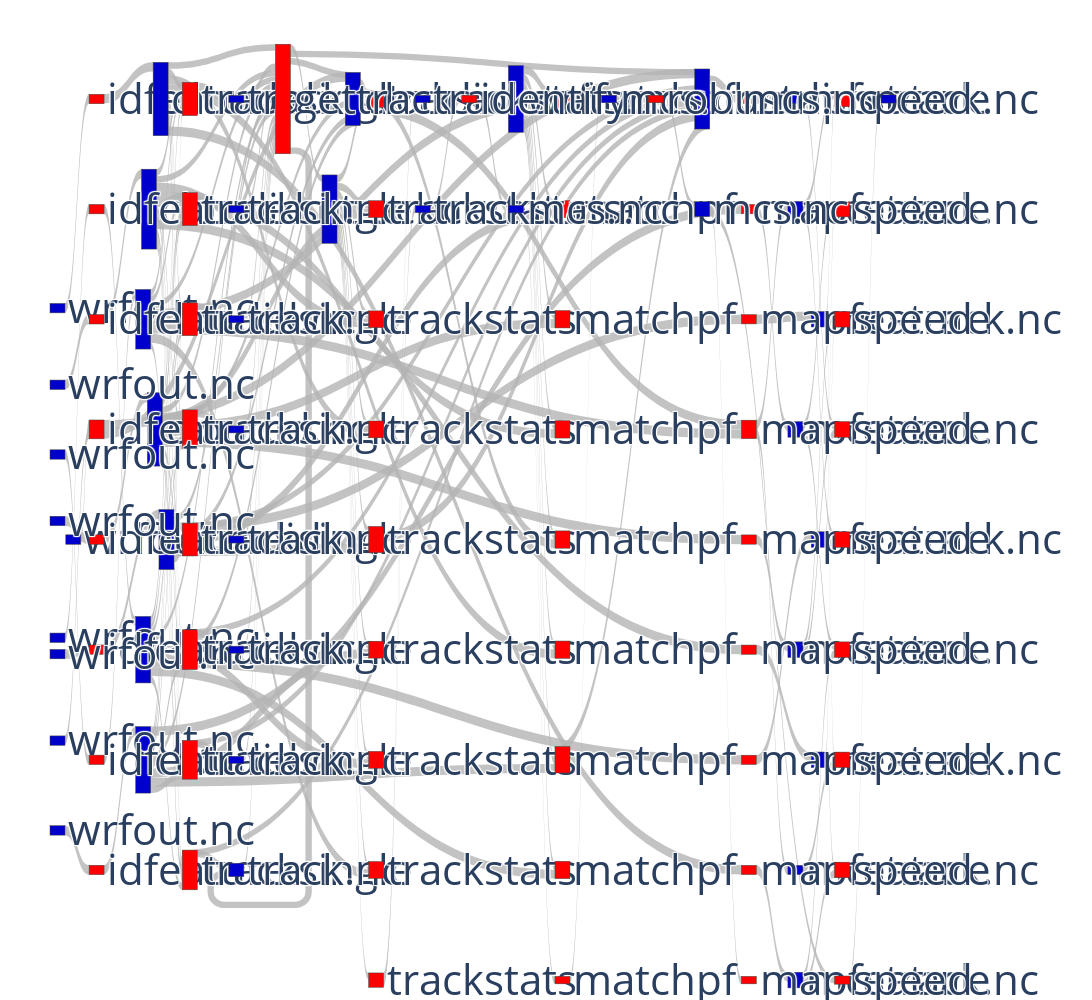

The code cell stored with this chart in its notebook:
### Code cell
# color names : https://www.w3schools.com/colors/colors_names.asp
COLOR_MAP = {"task": "Red", # read
            "dataset": "Gold", # yellow
            "group/attr": "Yellow", # 
            "file": "MediumBlue", # blue
            "addr": "RoyalBlue", # slightly darker blue than file
            "none": "grey",
            }
EDGE_COLOR_RGBA = {
    'none' : {'r':180, 'g':180, 'b':180}, #grey for open/close/meta
    'read_only' : {'r':150, 'g':190, 'b':220},
    'write_only' : {'r':150, 'g':190, 'b':220},
    'read_write' : {'r':150, 'g':190, 'b':220}, # TODO: currently showing same as write
    'highlight' : {'r':255, 'g':128, 'b':0}, # Orange ('r':255, 'g':128, 'b':0)
    # 'read_write' : {'r':220, 'g':220, 'b':220},
}

def get_xy_position(G):
    pos_dict = nx.get_node_attributes(G,'pos')

    x_dict = {}
    y_dict = {}
    for n, pos in pos_dict.items():
        x_dict[n] = pos[0]
        y_dict[n] = pos[1]
    
    # shift x position to start from 0
    if len(x_dict.values()) == 0:
        x_base = 0.1
        xf = 1
    else:
        x_base= min(x_dict.values())
        xf=1.0/(max(x_dict.values()))
    x_dict = {k: v-x_base for k, v in x_dict.items()}
    # normalize x positions
    x_normalized = {k: v*xf for k, v in x_dict.items() }
    
    # # normalize y positions
    # yf=1.0/(max(y_dict.values()))
    # y_normalized = {k: v*yf for k, v in y_dict.items() }
    
    # Noamalize y positions between 0.1 and 1
    y_max = max(y_dict.values())
    y_min = min(y_dict.values())
    y_normalized = {k: 0.1 + 0.99 * (v - y_min) / (y_max - y_min) for k, v in y_dict.items()}
    
    # return x_dict, y_dict
    return x_normalized, y_normalized


def get_nodes_for_sankey(G, rm_tags=[],label_on=True):
    node_dict_ref = {}
    node_dict_for_sankey = {'label': [], 'color':[], 'x':[], 'y':[], 'thickness':15, 'pad':0, }
    x_pos, y_pos = get_xy_position(G)
    
    for idx, (node_name, attr) in enumerate(G.nodes(data=True)):
        # node_type = 'file' if node_name[-4:] == 'residue_100.h5' else 'task'
        # print(f"{idx}, ({node_name}, {attr})")
        
        node_type = attr['type']
        if node_name in node_dict_ref:
            print(node_name, "==duplicate==")
        node_dict_ref[node_name] = {'idx':idx, 'type':node_type}

        #sankey
        if label_on == True:  
            # node_label = node_name + f" {G.nodes[node_name]['pos']} ({x_pos[node_name]:.2f}, {y_pos[node_name]:.2f})"
            node_label = node_name
            if node_type == 'group/attr':
                # get phase number
                phase = attr['phase']
                node_label = f"File-Metadata-{phase}"
            for rm_tag in rm_tags:
                if rm_tag == "DATASETNAME":
                    if node_type == 'dataset' or node_type == 'group/attr': node_label = ""
                if rm_tag == "FILENAME":
                    if node_type == 'file': node_label = ""
                if rm_tag == "PID" and node_type == "task":
                    task_pid = node_name.split('-')[-1]
                    if "epoch" in node_name:
                        date_str = node_name.split('-')[-2]
                        node_label = node_label.replace(f"-{date_str}", "")
                        node_label = node_label + ".h5"                            
                    node_label = node_label.replace(f"-{task_pid}", "")
                else:
                    node_label = node_label.replace(rm_tag, '')
            node_dict_for_sankey['label'].append(node_label)
            
        elif label_on == "Partial":
            # print("Partial label on")
            phase = attr['phase']
            phase_order = G.nodes[node_name]['pos'][1]
            if node_type == "task":
                shorten_node = node_name.split('_')[1] # remove run_ prefix
                shorten_node = shorten_node.split('-')[0] # remote pid
            else:
                shorten_node = node_name.split('_')[0] + ".nc" 
            # node_label = f"{phase+1}-{node_type}-{phase_order}"
            node_label = shorten_node 
            node_dict_for_sankey['label'].append(node_label)
            
        node_dict_for_sankey['color'].append(COLOR_MAP[node_type])
        node_dict_for_sankey['x'].append(x_pos[node_name])
        node_dict_for_sankey['y'].append(y_pos[node_name])
        # node_dict_for_sankey['column'].append(G.nodes[node_name]['pos'][1])
        # node_dict_for_sankey['row'].append(G.nodes[node_name]['pos'][0])
    return node_dict_for_sankey, node_dict_ref

import math

def get_links_for_sankey(G, node_dict_ref, 
                         edge_attr=['access_cnt','access_size','operation','bandwidth', 'data_access_size', 'data_access_cnt', 'metadata_access_size', 'metadata_access_cnt'], 
                         rm_tags=[],val_sqrt=True, highlight=True):
    
    link_dict_for_sankey = {'source':[], 'target':[], 'value':[], 'label': [], 'color': []}
    #'hoverinfo': "all"
    #'line_width':[], # shows strokeWidth of the edges
    
    attr_cnt = nx.get_edge_attributes(G,edge_attr[0])
    attr_size = nx.get_edge_attributes(G,edge_attr[1])
    attr_op = nx.get_edge_attributes(G,edge_attr[2])
    attr_bw = nx.get_edge_attributes(G,edge_attr[3])
    attr_data_size = nx.get_edge_attributes(G,edge_attr[4])
    attr_data_cnt = nx.get_edge_attributes(G,edge_attr[5])
    attr_metadata_size = nx.get_edge_attributes(G,edge_attr[6])
    attr_metadata_cnt = nx.get_edge_attributes(G,edge_attr[7])
    
    
    # min_size = min(attr_size.values())
    
    # print(attr_dict)
    for u, v, attr in G.edges(data=True):
        # print(u, v, attr)
        u_idx = node_dict_ref[u]['idx']
        v_idx = node_dict_ref[v]['idx']
        link_dict_for_sankey['source'].append(u_idx)
        link_dict_for_sankey['target'].append(v_idx)

        cnt = attr_cnt[(u,v)]
        size = attr_size[(u,v)]
        # if val_sqrt: edge_width = math.sqrt(math.sqrt(size))  #math.sqrt(math.sqrt(size))  math.sqrt(size) 
        if val_sqrt: 
            transform_size = size * 400
            for iter in range(4):
                transform_size = math.sqrt(transform_size)
            edge_width = transform_size
                
        else: edge_width = size
        
        if cnt == 0: cnt = 1
        if size == 0: edge_width = 1
        
        op = attr_op[(u,v)]

        # get edge color based on bandwidth
        link_dict_for_sankey['value'].append(edge_width)
        # _str = f"ave_acc_size: {sp.humansize(size/cnt)} op: {op}"
        bw = attr_bw[(u,v)]
        
        ave_data_size = 0
        ave_metadata_size = 0
        
        if attr_data_cnt[(u,v)] != 0:
            ave_data_size = sp.humansize(attr_data_size[(u,v)]/attr_data_cnt[(u,v)])
        if attr_metadata_cnt[(u,v)] != 0:
            ave_metadata_size = sp.humansize(attr_metadata_size[(u,v)]/attr_metadata_cnt[(u,v)])
        
        _str = (f"Access Volume : {sp.humansize(size)} <br />"
            + f"Access Count : {cnt} <br />"
            + f"Average Access Size : {sp.humansize(size/cnt)} <br />"
            + F"HDF5 Data Access Count : {attr_data_cnt[(u,v)]} <br />"
            + f"Average HDF5 Data Access Size : {ave_data_size} <br />"
            + F"HDF5 Metadata Access Count : {attr_metadata_cnt[(u,v)]} <br />"
            + f"Average HDF5 Metadata Access Size : {ave_metadata_size} <br />"
            + f"Operation : {op}<br />"
            +f"Bandwidth : {sp.humanbw(bw)}")
        
        link_dict_for_sankey['label'].append(_str)

        # link_dict_for_sankey['color'].append(edge_color_scale(G, u, attr_bw, attr_op, bw, op, highlight)) # get the last operation
        # FIXME
        link_dict_for_sankey['color'].append("rgba(180, 180, 180, 0.8)")

        
        # link_dict_for_sankey['acc_cnt'].append(cnt)
    
    print(f"bandwidth range: {sp.humanbw(min(attr_bw.values()))} ~ {sp.humanbw(max(attr_bw.values()))}")
        
    return link_dict_for_sankey

label_on="Partial" # True False Partial

# # Remove "run_" prefix from the task name
# for node in G_VFD.nodes:
#     if "run_" in node:
#         new_node = node.replace("run_", "")
#         G_VFD = nx.relabel_nodes(G_VFD, {node: new_node})

vfd_nodes, vfd_nodes_dict = get_nodes_for_sankey(G_VFD, rm_tags=["PID"], label_on=label_on)

# print(vfd_nodes)

vfd_links = get_links_for_sankey(G_VFD, vfd_nodes_dict, val_sqrt=True)

# # Print all go.Sankey attributes
# # for each attribute, get the valid options
# for attr in dir(go.Sankey):
#     obj = getattr(go.Sankey, attr)
#     if isinstance(obj, property):
#         print(f"{attr} : {obj.fget.__doc__}")
    
if DRAW_GRAPH:

    fig = go.Figure(go.Sankey( node = vfd_nodes, link = vfd_links, orientation='h'))

    width = 5000
    height = 1000
    
    fig.update_layout(
        autosize=True, width=width, height=height, font=dict(size=42),
        margin=dict(
            l=width/100, r=width/20,
            b=height/10, t=height/100,
        ),# paper_bgcolor='rgba(0,0,0,0)',
        )
    fig.show()

    if label_on:
        save_html_path = f"{stat_path}/vfd-{(STAGE_END+1)}s-{test_name}-labeled-sankey-s{STAGE_END-STAGE_START+1}.html"
    else:
        save_html_path = f"{stat_path}/vfd-{(STAGE_END+1)}s-{test_name}-sankey-s{STAGE_END-STAGE_START+1}.html"

    fig.write_html(save_html_path)
    print(f"Sankey saved to {save_html_path}")

### Figure 1 — Plotly figure (JSON) as saved in the notebook; plotly's stock layout.template omitted (floating-point values rounded to 4 significant figures; data arrays with more than 128 entries replaced by an {"elided": "..."} marker saying what was removed)
{"data": [{"link": {"color": {"elided": "169 str values"}, "label": {"elided": "169 str values"}, "source": {"elided": "169 int values"}, "target": {"elided": "169 int values"}, "value": {"elided": "169 float values"}}, "node": {"color": ["Red", "MediumBlue", "MediumBlue", "Red", "MediumBlue", "MediumBlue", "MediumBlue", "MediumBlue", "MediumBlue", "Red", "MediumBlue", "MediumBlue", "Red", "MediumBlue", "Red", "MediumBlue", "MediumBlue", "Red", "MediumBlue", "MediumBlue", "Red", "MediumBlue", "MediumBlue", "Red", "MediumBlue", "MediumBlue", "Red", "Red", "Red", "MediumBlue", "Red", "MediumBlue", "Red", "MediumBlue", "Red", "MediumBlue", "Red", "Red", "Red", "Red", "MediumBlue", "MediumBlue", "Red", "MediumBlue", "MediumBlue", "Red", "MediumBlue", "Red", "Red", "Red", "MediumBlue", "Red", "Red", "MediumBlue", "Red", "MediumBlue", "Red", "Red", "Red", "Red", "Red", "MediumBlue", "Red", "MediumBlue", "Red", "Red", "Red", "Red", "MediumBlue", "Red", "MediumBlue", "Red", "MediumBlue", "Red", "Red", "Red", "Red", "Red", "MediumBlue", "Red", "MediumBlue", "Red", "Red", "Red", "Red", "Red", "Red", "MediumBlue", "MediumBlue", "Red", "MediumBlue", "Red", "MediumBlue", "Red", "MediumBlue", "Red", "Red", "MediumBlue"], "label": ["idfeature", "cloudid.nc", "wrfout.nc", "tracksingle", "cloudid.nc", "cloudid.nc", "cloudid.nc", "cloudid.nc", "track.nc", "trackstats", "cloudid.nc", "tracknumbers.nc", "matchpf", "wrf.nc", "mapfeature", "mcstrack.nc", "cloudid.nc", "speed", "mcstrack.nc", "mcstrack.nc", "idfeature", "cloudid.nc", "wrfout.nc", "tracksingle", "cloudid.nc", "track.nc", "trackstats", "matchpf", "mapfeature", "mcstrack.nc", "speed", "mcstrack.nc", "idfeature", "wrfout.nc", "tracksingle", "track.nc", "trackstats", "matchpf", "mapfeature", "speed", "mcstrack.nc", "mcstrack.nc", "idfeature", "wrfout.nc", "wrfout.nc", "tracksingle", "track.nc", "trackstats", "matchpf", "mapfeature", "mcstrack.nc", "speed", "idfeature", "wrfout.nc", "tracksingle", "track.nc", "trackstats", "matchpf", "mapfeature", "speed", "idfeature", "wrfout.nc", "tracksingle", "track.nc", "trackstats", "matchpf", "mapfeature", "speed", "mcstrack.nc", "idfeature", "wrfout.nc", "tracksingle", "track.nc", "trackstats", "matchpf", "mapfeature", "speed", "idfeature", "wrfout.nc", "tracksingle", "track.nc", "trackstats", "matchpf", "mapfeature", "speed", "gettracks", "trackstats", "trackstats.nc", "trackstats.nc", "identifymcs", "mcs.nc", "matchpf", "mcs.nc", "robustmcs", "mcs.nc", "mapfeature", "speed", "mcs.nc"], "pad": 0, "thickness": 15, "x": [0.05882, 0.1397, 0, 0.1765, 0.125, 0.1176, 0.1324, 0.1471, 0.2353, 0.4118, 0.3824, 0.3529, 0.6471, 0.5882, 0.8824, 0.9412, 0.8235, 1, 0.9412, 0.9706, 0.05882, 0.1176, 0, 0.1765, 0.1176, 0.2353, 0.4118, 0.6471, 0.8824, 0.9412, 1, 0.9706, 0.05882, 0, 0.1765, 0.2353, 0.4118, 0.6471, 0.8824, 1, 0.9412, 0.9706, 0.05882, 0, 0.02941, 0.1765, 0.2353, 0.4118, 0.6471, 0.8824, 0.9412, 1, 0.05882, 0, 0.1765, 0.2353, 0.4118, 0.6471, 0.8824, 1, 0.05882, 0, 0.1765, 0.2353, 0.4118, 0.6471, 0.8824, 1, 0.9412, 0.05882, 0, 0.1765, 0.2353, 0.4118, 0.6471, 0.8824, 1, 0.05882, 0, 0.1765, 0.2353, 0.4118, 0.6471, 0.8824, 1, 0.2941, 0.4118, 0.4706, 0.4706, 0.5294, 0.5882, 0.6471, 0.7059, 0.7647, 0.8235, 0.8824, 1, 1.059], "y": [0.1, 0.1, 0.1, 0.1, 0.2238, 0.3475, 0.4712, 0.595, 0.1, 0.1, 0.1, 0.2238, 0.1, 0.1, 0.1, 0.1, 0.1, 0.1, 0.2238, 0.3475, 0.2238, 0.7188, 0.2238, 0.2238, 0.8425, 0.2238, 0.2238, 0.2238, 0.2238, 0.4712, 0.2238, 0.595, 0.3475, 0.3475, 0.3475, 0.3475, 0.3475, 0.3475, 0.3475, 0.3475, 0.7188, 0.8425, 0.4712, 0.4712, 0.595, 0.4712, 0.4712, 0.4712, 0.4712, 0.4712, 0.9662, 0.4712, 0.595, 0.7188, 0.595, 0.595, 0.595, 0.595, 0.595, 0.595, 0.7188, 0.8425, 0.7188, 0.7188, 0.7188, 0.7188, 0.7188, 0.7188, 1.09, 0.8425, 0.9662, 0.8425, 0.8425, 0.8425, 0.8425, 0.8425, 0.8425, 0.9662, 1.09, 0.9662, 0.9662, 0.9662, 0.9662, 0.9662, 0.9662, 0.1, 1.09, 0.1, 0.2238, 0.1, 0.2238, 1.09, 0.1, 0.1, 0.2238, 1.09, 1.09, 0.1]}, "orientation": "h", "type": "sankey"}], "layout": {"autosize": true, "font": {"size": 42}, "height": 1000, "margin": {"b": 100, "l": 50, "r": 250, "t": 10}, "width": 5000}}
